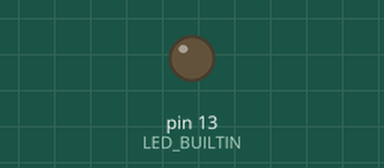
This sketch was run on a simulated Arduino Uno, built with avr-gcc and run on an emulated ATmega328P. On the bench: output pins drawn as LEDs (lit = HIGH). Random numbers use the default seed unless the sketch sets one; what the sketch prints to the serial monitor is not drawn.

Above: at 0.1 s.
At 39.5 s:
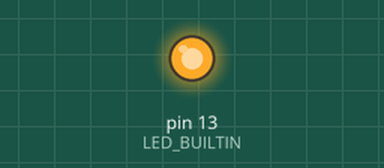
Timing chart, 0 to 40.0 s (numbered marks = the images above):
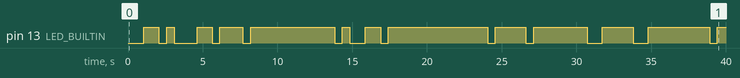

Measured:
- by itself, pin 13 (LED_BUILTIN): LOW → HIGH at 1.0 s, → LOW 1.0 s later, → HIGH 0.51 s later, → LOW 0.51 s later, … (25 changes in this stretch)

The sketch:

program_praktikum_4.ino
```cpp
/*
 * Tugas Praktikum 4
 * 19 oct 23
 */

/*
1. 	Membangkitkan bilangan acak dari 0 sampai 1000
    menggunakan fungsi random dan mengirimkannya ke serial monitor.
    Nilai bilangan acak tersebut juga digunakan untuk mengatur nyala LED_BUILTIN.
    Jika nilai bilangan acak lebih dari 500 LED menyala.

2. 	Modifikasi program no 1, dengan mengansumsikan nilai bilangan acak tersebut
    sebagai nilai cacahan pada suatu timer dengan frekuensi clock inputnya 10 KHz,
    kemudian menghitung durasi waktu yang ditempuh timer tersebut dan mengirimkannya ke serial monitor.

3. 	Modifikasi program no 1, dengan mengansumsikan nilai bilangan acak tersebut sebagai nilai cacahan
    pada suatu counter dengan input dari sensor kecepatan putar (piringan berlubang dan optocoupler),
    kemudian menghitung kecepatan putar jika banyak lubang pada piringan 10 lubang
    dan periode pengukuran setiap 500 ms, serta mengirimkannya ke serial monitor.

*/

unsigned long randomNumber;
const int freqClock = 10000;
float durasi;
float RPs;
float RPM;

#define TRIGGER_LED 251

void setup()
{
    Serial.begin(9600);
    pinMode(LED_BUILTIN, OUTPUT);
    digitalWrite(LED_BUILTIN, LOW);

    // Membuat psudo random Generator
    randomSeed(analogRead(0));
}

// Membuat Scope Untuk memisahkan tiap fungsi
void numGen()
{
    randomNumber = random(1000);
    Serial.print("** Angka acak\t\t: ");
    Serial.println(randomNumber);
}
void ledAction()
{
    // Bagian LED

    Serial.print("LED Status\t\t: ");
    // if (randomNumber > 500)
    if (randomNumber > TRIGGER_LED)
    {
        digitalWrite(LED_BUILTIN, HIGH);
        Serial.println("LED ON");
    }
    else
    {
        digitalWrite(LED_BUILTIN, LOW);
        Serial.println("LED OFF");
    }
}

void timerCalculation()
{
    // Bagian 2 (Timer)
    durasi = (float)randomNumber / freqClock;
    Serial.println("** Durasi Timer ke Serial Monitor");
    Serial.print("Durasi TImer (s)\t: ");
    Serial.print(durasi, 5);
    Serial.print(" ");
    Serial.println("s");
    // Durasi Timer dalam milli detik
    Serial.print("Durasi Timer (ms)\t: ");
    Serial.print(durasi * 1000);
    Serial.print(" ");
    Serial.println("ms");
}

void rpmCalculation()
{
    /* Bagian 3
   Menghitung RPM BIla Bilangan Acak adalah Counter dari sensor misal
   Optocoupler sensor
   ***
   RPM = (((float)n/ holes)/samplingPeriode) *60;
   RPM = banyaknya putran/detik * 60
   ***
   1 putaran / detik --> bila nilai counter membaca adalah 5 dalam periode 500ms,
   artinya bila counter bernilai 10 kecepatan adalah 2 putaran per detik
   reduksi model matematisnya menjadi
       (n/holes)/1/2
       (n/5) --> putaran / detik
       (n/5)  * 60  --> putaran / menit
   reduksi menjadi
       12 * n
   dimana ::
       n = randomNumber;
       holes = 10
       samplingPeriode 500 ms
 */

    // RPM = (((float)n/ holes)/samplingPeriode) *60;

    RPs = (float)randomNumber / 5;
    RPM = 12 * randomNumber;

    Serial.println("** Menghitung Putaran");
    Serial.print("Jummlah Putaran (rad/s)\t: ");
    Serial.print(RPs);
    Serial.println(" Revolution / second");
    // Putaran per menit
    Serial.print("Jumlah Putaran (RPM)\t: ");
    Serial.print(RPM);
    Serial.println(" RPM");
}

void loop()
{
    Serial.println("------------------\\o0o/\\^c^/\\o0o/------------------");
    numGen();
    delay(10);
    ledAction();
    delay(10);
    timerCalculation();
    delay(10);
    rpmCalculation();
    Serial.println("-------------------------*0*--------------------------");
    Serial.println("\n\n");
    delay(200);
}
```
